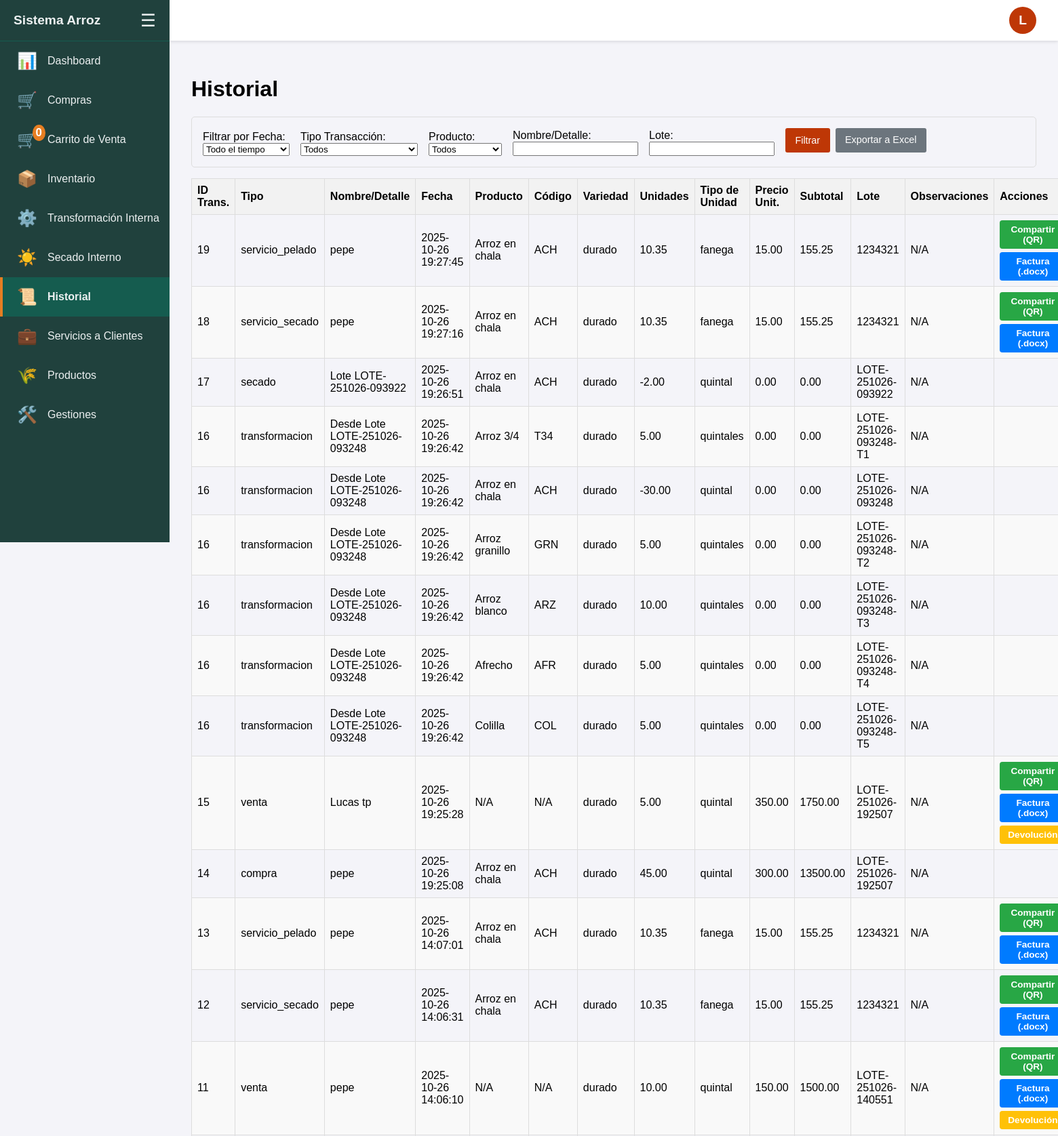
The app's page /historial (signed in, upper part) with its own data.
### tables this page shows
CREATE TABLE detalle_transaccion (
                id INTEGER PRIMARY KEY AUTOINCREMENT,
                transaccion_id INTEGER NOT NULL,
                producto_id INTEGER NOT NULL,
                variedad TEXT,
                cantidad REAL NOT NULL,
                unidad TEXT NOT NULL,
                precio_unitario REAL NOT NULL,
                subtotal REAL NOT NULL,
                lote TEXT, cantidad_kg REAL NOT NULL DEFAULT 0,
                FOREIGN KEY (transaccion_id) REFERENCES transacciones(id),
                FOREIGN KEY (producto_id) REFERENCES productos(id)
            );

CREATE TABLE transacciones (
                id INTEGER PRIMARY KEY AUTOINCREMENT,
                tipo TEXT NOT NULL,
                nombre TEXT NOT NULL,
                fecha TEXT NOT NULL,
                total REAL NOT NULL
            , ingenio_id INTEGER REFERENCES ingenios(id), observaciones TEXT, factura_uuid TEXT);

CREATE TABLE productos (
                id INTEGER PRIMARY KEY AUTOINCREMENT,
                nombre TEXT NOT NULL,
                codigo_producto TEXT NOT NULL UNIQUE,
                requiere_variedad INTEGER NOT NULL DEFAULT 1
            );

### blueprints/main.py (the view)
@main_bp.route('/historial')
@login_required
def historial():
    hoy = datetime.now()
    periodo_tipo = request.args.get('periodo_tipo')
    fecha_inicio, fecha_fin = None, None
    if periodo_tipo in ['mensual', 'temporada']:
        fecha_inicio, fecha_fin, _ = procesar_filtros_de_fecha(request.args)
    elif periodo_tipo == 'rango':
        fecha_inicio = request.args.get('fecha_inicio')
        fecha_fin = request.args.get('fecha_fin')
    historial_data = obtener_historial_transacciones_logic(
        ingenio_id=g.user['ingenio_id'],
        tipo=request.args.get('tipo', '').strip() or None,
        producto_id=request.args.get('producto_id', type=int) or None,
        nombre=request.args.get('nombre', '').strip() or None,
        lote=request.args.get('lote', '').strip() or None,
        fecha_inicio=fecha_inicio,
        fecha_fin=fecha_fin
    )
    productos_para_filtro = obtener_productos()
    años_disponibles = list(range(hoy.year, hoy.year - 5, -1))
    meses_disponibles = [(m, calendar.month_name[m]) for m in range(1, 13)]
    return render_template('historial.html',
                           historial=historial_data,
                           productos=productos_para_filtro,
                           filtros_activos=request.args,
                           años=años_disponibles,
                           meses=meses_disponibles)

### blueprints/__init__.py (called while the page is built)
def login_required(f):
    @wraps(f)
    def decorated_function(*args, **kwargs):
        if g.user is None:
            return redirect(url_for('auth.login', next=request.url))
        return f(*args, **kwargs)
    return decorated_function

### db.py (called while the page is built)
def obtener_ingenio_por_id_db(ingenio_id: int):
    with sqlite3.connect(DB_NAME) as conn:
        c = conn.cursor()
        return c.execute("SELECT id, nombre, direccion, nit, celular FROM ingenios WHERE id = ?", (ingenio_id,)).fetchone()

### logic.py (called while the page is built)
def obtener_productos():
    with sqlite3.connect(DB_NAME) as conn:
        c = conn.cursor()
        c.execute("SELECT id, nombre, requiere_variedad FROM productos")
        return c.fetchall()

### templates/historial.html (shortened to what this page needs)
{% extends "index.html" %}
{% block content %}
  <h1>Historial</h1>
  <form method="get" action="{{ url_for('main.historial') }}" class="filter-form" id="historial-filter-form">
    <div class="filter-group">
      <label for="periodo_tipo">Filtrar por Fecha:</label>
      <select name="periodo_tipo" id="periodo_tipo">
        <option value="todos" {% if not filtros_activos.get('periodo_tipo') or filtros_activos.get('periodo_tipo') == 'todos' %}selected{% endif %}>Todo el tiempo</option>
      </select>
    </div>
    <div class="filter-group">
      <label for="tipo">Tipo Transacción:</label>
      <select name="tipo">
          <option value="">Todos</option>
      </select>
    </div>
    <div class="filter-group">
      <label for="producto_id">Producto:</label>
      <select name="producto_id">
          <option value="">Todos</option>
      </select>
    </div>
    <div class="filter-group">
      <label for="nombre">Nombre/Detalle:</label>
      <input type="text" name="nombre" value="{{ filtros_activos.get('nombre', '') }}">
    </div>
    <div class="filter-group">
      <label for="lote">Lote:</label>
      <input type="text" name="lote" value="{{ filtros_activos.get('lote', '') }}">
    </div>
    <div class="filter-buttons">
      <button type="submit">Filtrar</button>
      {% if g.user.nivel_acceso != 'empleado' %}
        <a href="{{ url_for('reports.exportar', reporte_nombre='historial', **filtros_activos) }}" class="button-secondary">
          Exportar a Excel
        </a>
      {% endif %}
    </div>
  </form>
  <table class="responsive-table">
    <thead>
      <tr>
        <th>ID Trans.</th>
        <th>Tipo</th>
        <th>Nombre/Detalle</th>
        <th>Fecha</th>
        <th>Producto</th>
        <th>Código</th>
        <th>Variedad</th>
        <th>Unidades</th>
        <th>Tipo de Unidad</th>
        <th>Precio Unit.</th>
        <th>Subtotal</th>
        <th>Lote</th>
        <th>Observaciones</th>
        <th>Acciones</th>
      </tr>
    </thead>
    <tbody>
      {% for id, tipo, nombre, fecha, producto, codigo, variedad, cantidad, cantidad_kg, unidad, precio, subtotal, lote, observaciones in historial %}
      <tr>
        <td data-label="ID Trans.">{{ id }}</td>
        <td data-label="Tipo">{{ tipo }}</td>
        <td data-label="Nombre/Detalle">{{ nombre }}</td>
        <td data-label="Fecha">{{ fecha }}</td>
        <td data-label="Producto">{{ producto or 'N/A' }}</td>
        <td data-label="Código">{{ codigo or 'N/A' }}</td>
        <td data-label="Variedad">{{ variedad or 'N/A' }}</td>
        <td data-label="Unidades">{{ "%.2f"|format(cantidad) if cantidad is not none else '' }}</td>
        <td data-label="Tipo de Unidad">{{ unidad or 'N/A' }}</td>
        <td data-label="Precio Unit.">{{ "%.2f"|format(precio) if precio is not none else '' }}</td>
        <td data-label="Subtotal">{{ "%.2f"|format(subtotal) if subtotal is not none else '' }}</td>
        <td data-label="Lote">{{ lote or 'N/A' }}</td>
        <td data-label="Observaciones">{{ observaciones or 'N/A' }}</td>
        <td data-label="Acciones">
          {% if tipo == 'venta' %}
            <div class="actions-container">
              <button class="action-button qr-button" data-id="{{ id }}" style="background-color: #28a745;">Compartir (QR)</button>
              <a href="{{ url_for('reports.generar_factura', transaccion_id=id) }}" class="action-button" style="background-color: #007bff;">Factura (.docx)</a>
              <a href="{{ url_for('transactions.registrar_devolucion', transaccion_id=id) }}" class="action-button" style="background-color: #ffc107; color: black;">Devolución</a>
            </div>
          {% elif tipo in ['servicio_secado', 'servicio_pelado'] %}
            <div class="actions-container">
              <button class="action-button qr-button" data-id="{{ id }}" style="background-color: #28a745;">Compartir (QR)</button>
              <a href="{{ url_for('reports.generar_factura_servicio', transaccion_id=id) }}" class="action-button" style="background-color: #007bff;">Factura (.docx)</a>
            </div>
          {% endif %}
        </td>
      </tr>
      {% else %}
      <tr>
        <td colspan="15">No hay transacciones que coincidan con los filtros.</td>
      </tr>
      {% endfor %}
    </tbody>
  </table>
{% endblock %}

### templates/index.html (style rules this page uses)
:root { --sidebar-width-expanded: 250px; --sidebar-width-collapsed: 80px; --top-bar-height: 60px; --sidebar-bg-color: #20413d; --sidebar-text-color: #ecf0f1; --sidebar-hover-bg: #155c4f; --sidebar-icon-color: #e67e22; }
body { font-family: sans-serif; margin: 0; background-color: #f4f4f9; }
table { border-collapse: collapse; width: 100%; margin-top: 1em; }
th, td { border: 1px solid #ddd; padding: 8px; text-align: left; }
th { background-color: #f2f2f2; }
tr:nth-child(even) { background-color: #f9f9f9; }
.filter-form { display: flex; align-items: flex-end; gap: 1em; margin-bottom: 1em; flex-wrap: wrap; border: 1px solid #ddd; padding: 1em; border-radius: 5px; }
.filter-group { display: flex; flex-direction: column; }
.filter-buttons { margin-bottom: 5px; display: flex; gap: 0.5em; }
.filter-buttons a { text-decoration: none; padding: 0.5em 1em; background-color: #6c757d; color: white; border-radius: 3px; font-size: 0.9em; line-height: 1.5; }
button, input[type=submit] { padding: 0.5em 1em; background-color: #be3706; color: white; border: none; border-radius: 3px; cursor: pointer; font-size: 0.9em; transition: background-color 0.2s; }
.button-secondary { display: inline-block; padding: 0.5em 1em; background-color: #6c757d; color: white; border: none; border-radius: 3px; cursor: pointer; font-size: 0.9em; text-decoration: none; }
.actions-container { display: flex; gap: 5px; justify-content: center; flex-wrap: wrap; }
.action-button { display: inline-block; padding: 6px 12px; font-size: 0.85em; font-weight: bold; text-align: center; text-decoration: none; color: white !important; border: none; border-radius: 4px; cursor: pointer; transition: opacity 0.2s; }

### records on screen
detalle_transaccion: id "19", tipo "servicio_pelado", nombre "pepe", fecha "2025-10-26 19:27:45", nombre "Arroz en chala", codigo_producto "ACH", variedad "durado", cantidad "10.35", unidad "fanega", precio_unitario "15.00", subtotal "155.25", lote "1234321", observaciones "N/A"
detalle_transaccion: id "18", tipo "servicio_secado", nombre "pepe", fecha "2025-10-26 19:27:16", nombre "Arroz en chala", codigo_producto "ACH", variedad "durado", cantidad "10.35", unidad "fanega", precio_unitario "15.00", subtotal "155.25", lote "1234321", observaciones "N/A"
detalle_transaccion: id "17", tipo "secado", nombre "Lote LOTE-251026-093922", fecha "2025-10-26 19:26:51", nombre "Arroz en chala", codigo_producto "ACH", variedad "durado", cantidad "-2.00", unidad "quintal", precio_unitario "0.00", subtotal "0.00", lote "LOTE-251026-093922", observaciones "N/A"
detalle_transaccion: id "16", tipo "transformacion", nombre "Desde Lote LOTE-251026-093248", fecha "2025-10-26 19:26:42", nombre "Arroz 3/4", codigo_producto "T34", variedad "durado", cantidad "5.00", unidad "quintales", precio_unitario "0.00", subtotal "0.00", lote "LOTE-251026-093248-T1", observaciones "N/A"
detalle_transaccion: id "16", tipo "transformacion", nombre "Desde Lote LOTE-251026-093248", fecha "2025-10-26 19:26:42", nombre "Arroz en chala", codigo_producto "ACH", variedad "durado", cantidad "-30.00", unidad "quintal", precio_unitario "0.00", subtotal "0.00", lote "LOTE-251026-093248", observaciones "N/A"
detalle_transaccion: id "16", tipo "transformacion", nombre "Desde Lote LOTE-251026-093248", fecha "2025-10-26 19:26:42", nombre "Arroz granillo", codigo_producto "GRN", variedad "durado", cantidad "5.00", unidad "quintales", precio_unitario "0.00", subtotal "0.00", lote "LOTE-251026-093248-T2", observaciones "N/A"
detalle_transaccion: id "16", tipo "transformacion", nombre "Desde Lote LOTE-251026-093248", fecha "2025-10-26 19:26:42", nombre "Arroz blanco", codigo_producto "ARZ", variedad "durado", cantidad "10.00", unidad "quintales", precio_unitario "0.00", subtotal "0.00", lote "LOTE-251026-093248-T3", observaciones "N/A"
detalle_transaccion: id "16", tipo "transformacion", nombre "Desde Lote LOTE-251026-093248", fecha "2025-10-26 19:26:42", nombre "Afrecho", codigo_producto "AFR", variedad "durado", cantidad "5.00", unidad "quintales", precio_unitario "0.00", subtotal "0.00", lote "LOTE-251026-093248-T4", observaciones "N/A"
detalle_transaccion: id "16", tipo "transformacion", nombre "Desde Lote LOTE-251026-093248", fecha "2025-10-26 19:26:42", nombre "Colilla", codigo_producto "COL", variedad "durado", cantidad "5.00", unidad "quintales", precio_unitario "0.00", subtotal "0.00", lote "LOTE-251026-093248-T5", observaciones "N/A"
detalle_transaccion: id "15", tipo "venta", nombre "Lucas tp", fecha "2025-10-26 19:25:28", producto "N/A", codigo "N/A", variedad "durado", cantidad "5.00", unidad "quintal", precio_unitario "350.00", subtotal "1750.00", lote "LOTE-251026-192507", observaciones "N/A"
detalle_transaccion: id "14", tipo "compra", nombre "pepe", fecha "2025-10-26 19:25:08", nombre "Arroz en chala", codigo_producto "ACH", variedad "durado", cantidad "45.00", unidad "quintal", precio_unitario "300.00", subtotal "13500.00", lote "LOTE-251026-192507", observaciones "N/A"
detalle_transaccion: id "13", tipo "servicio_pelado", nombre "pepe", fecha "2025-10-26 14:07:01", nombre "Arroz en chala", codigo_producto "ACH", variedad "durado", cantidad "10.35", unidad "fanega", precio_unitario "15.00", subtotal "155.25", lote "1234321", observaciones "N/A"
detalle_transaccion: id "12", tipo "servicio_secado", nombre "pepe", fecha "2025-10-26 14:06:31", nombre "Arroz en chala", codigo_producto "ACH", variedad "durado", cantidad "10.35", unidad "fanega", precio_unitario "15.00", subtotal "155.25", lote "1234321", observaciones "N/A"
detalle_transaccion: id "11", tipo "venta", nombre "pepe", fecha "2025-10-26 14:06:10", producto "N/A", codigo "N/A", variedad "durado", cantidad "10.00", unidad "quintal", precio_unitario "150.00", subtotal "1500.00", lote "LOTE-251026-140551", observaciones "N/A"

### other values on screen
{{ session.get('carrito', {})|length }} "0"
{{ g.user.email[0]|upper }} "L"
